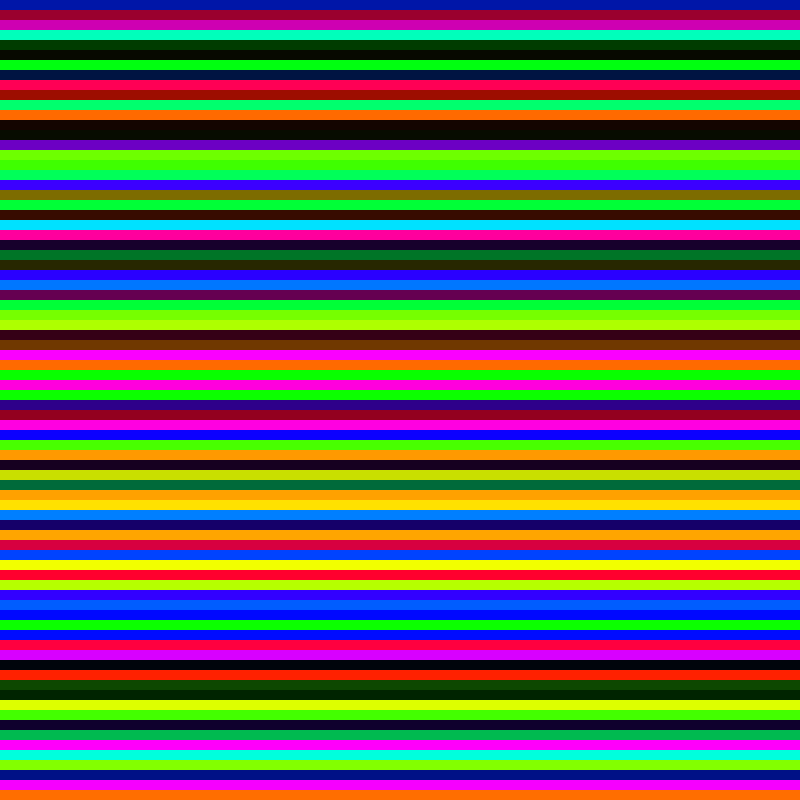
Frame 1 (no input)
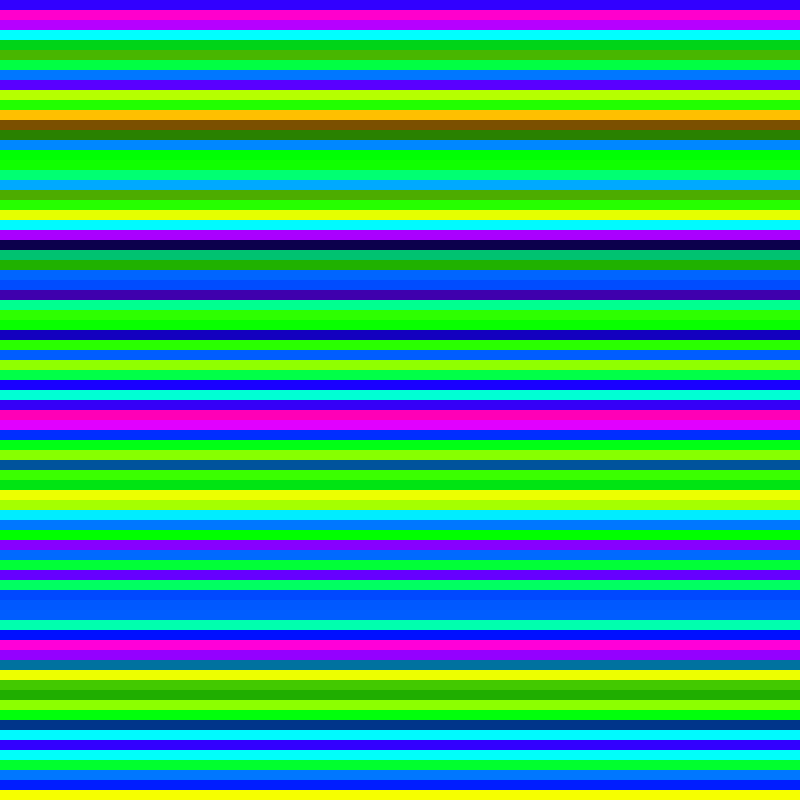
Frame 60 (the mouse pressed at the canvas centre just before this capture)
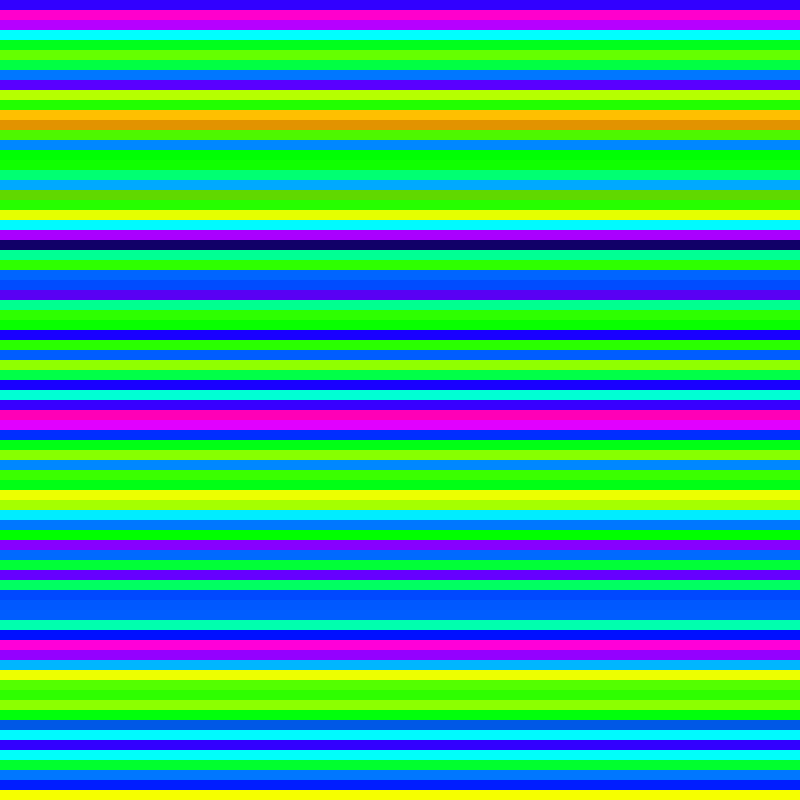
Frame 120 (the mouse held since frame 60 and released just before this capture)

The Processing sketch that drew these frames (run headless with seeded random() and noise(); from frame 60 on, the mouse is pressed at the canvas centre):

// Processing sketch: sketch_2020_9_23
// ── sketch_2020_9_23.pde


public void settings() {
  size(800, 800);
  
}

void setup() {
  background(255); // we start with a white background
  frameRate(60);
  
// boy do I spend a lot of time here  
// https://processing.org/tutorials/color/
  colorMode(HSB, 360, 100, 100);
  
  // as part of setup, let's uhhhh... create some organisms
  createOrganisms();
}

// ========================
// ITS GLOBAL VARIABLE TIME
// ==== don't act like you're not excited ===
// hey let's do some global variables, that's what cool kids do
int number_rows = 80;

// TODO: I don't get why this works when it's a thing like this
// why is this 12 when it's calculated as 800/8 which should be 100? WTF
// int row_height = height)/number_rows;

// it works when it's hard coded
int row_height = 10;

// define an empty array of Organisms
Organism[] _organismArray = {};


// main draw loop!
// this is the main loop and we loop through this until we break
void draw() {

  // while the loop counter is less than the number of items in the array, do this and iterate
  // and this loop is run once per frame
  for ( int i = 0; i < _organismArray.length; i ++){
    // we're establishing a temporary loop variable of organisms, called thisOrganism
    // each time through, it pulls out the one at the marker in the iteration loop
    Organism thisOrganism = _organismArray[i];
    
// -- IN WHICH I GET AHEAD OF MY ABILITY --    
// we're going to grab its neighbors so we can pick their hues
// NOW! If I could just figure out how to iterate through the array that'd be a way to do this
    int prev_hue, next_hue;
    prev_hue = 0;
    next_hue = 0;

  // ??? why can't I do the Organism prevOrganism... thing 
  // ??? and then access prevOrganism outside the if loop?
  // ??? do I have to establish one and then set it to the... ? to get that to work?

    // we're going to grab previous one
    // this can be out of bounds if it's the first one, so we fudge
    // TODO: wrapping around would be cool as hell

    if (i==0){
      Organism prevOrganism = _organismArray[i];
      prev_hue = prevOrganism.cur_hue;
    }
    // I should figure out how to do an if else loop in javascript
    
    if (i>0){
      Organism prevOrganism = _organismArray[i-1];
      prev_hue = prevOrganism.cur_hue;
    }
    
    // then we're going to pull the next one in the array    
    // this can be out of bounds if it's the last one, so
    if (i==_organismArray.length){
      Organism nextOrganism = _organismArray[0];
      next_hue = nextOrganism.cur_hue;
    }
    // I should figure out how to do an if else loop in javascript
    
    if (i<_organismArray.length-1){
      Organism nextOrganism = _organismArray[i+1];
      next_hue = nextOrganism.cur_hue;
    }

  // Organism, draw thyself!
   thisOrganism.drawRect(i);
   
     // hand the organism the other organism's hues to do a calculation
     thisOrganism.calculateNewhue(prev_hue, next_hue);

     // and then we call it to update
     // which is where I'm putting things I'm working out
    thisOrganism.updateMe();
  }
}


void createOrganisms(){  

  // okay, so let's iterate through this loop
  // we'll need to create one organism per row

    for ( int i = 0; i < number_rows; i += 1){

      // for each loop through, temporary organism variable and drop a new organism into it
      Organism thisOrganism = new Organism();
    
      // then add it to the array of organisms
      _organismArray = (Organism[])append(_organismArray, thisOrganism);
  }
}


class Organism {

  // how would you define yourself, as a series of variables?
  int true_hue; // the hue of the organism as expressed
  int cur_hue; // what it is right now
  float cur_bright; // the amount of energy the organism has, used for luminosity
  float cur_sat; // the number of turns the organism has, used for saturation (?)
//   float size; // it would be good to use this to track how large it has gotten  
//   float x, y;
  
  color current_color;
  
  // I was going to use these for tracking whether they're on the up or downswing
  // meh
  boolean is_energetic;

  
  // let's define the starting values for an organism
  Organism(){

  true_hue = int(random(0,360));
  // I'll note that if I try to use noise there, it seemingly goes all blue-greens
  cur_hue = true_hue;
  cur_bright = random(0,255);
  cur_sat = 255;
  is_energetic = true;


  current_color = color(cur_hue, cur_sat, cur_bright);
  }
  

// drawRect takes the current iteration number and uses that to figure out where we are
// then we draw a rectangle of the color of the organism

void drawRect(int iteration){
    int startx, starty;
    int targetx, targety;
    startx = 0;
    starty = 0 + (iteration * row_height);
    targetx = width;
    targety = (starty + row_height);
    noStroke();
    fill(current_color);
    rect(startx, starty, targetx, targety);

}

// okay so let's do a function that sets the color according to the three values passed it
void calculateNewhue(int prev_hue, int next_hue){
  // average those three numbers

    cur_hue = ((prev_hue + next_hue)*2 + (6*true_hue))/10;
    
    // just keeping an eye on things  
    // println(prev_hue, " ", next_hue, " ", true_hue, " ", cur_hue);

    // here's a thing you could do
    // okay, let's get fancy and increase saturation and brightness if those colors are within x of each other
    
    //int threshold = 40;
    //float how_crazy = 0.1;
    //if ( (abs(prev_hue-cur_hue))<threshold){
    //  cur_bright = cur_bright + how_crazy;
    //  cur_sat = cur_sat + how_crazy;
    //}
}


// and here's where we can screw around with incrementing things
void updateMe(){
  // if it's too energetic, set it on the path back
  if (cur_bright > 254){
    is_energetic = false;
  }
  
  // but if it's too tired, set it to energetic
  if (cur_bright < 1){
    is_energetic = true;
  }
  
  if (is_energetic == true) {
    cur_bright += (noise(cur_hue) * 2);
  }
  
  if (is_energetic == false) {
    cur_bright = cur_bright -1;
  }
  
    
  // if we don't set the orgcolor to the new values it'll stick with the old
  current_color = color(cur_hue, cur_sat, cur_bright);

}

}  
